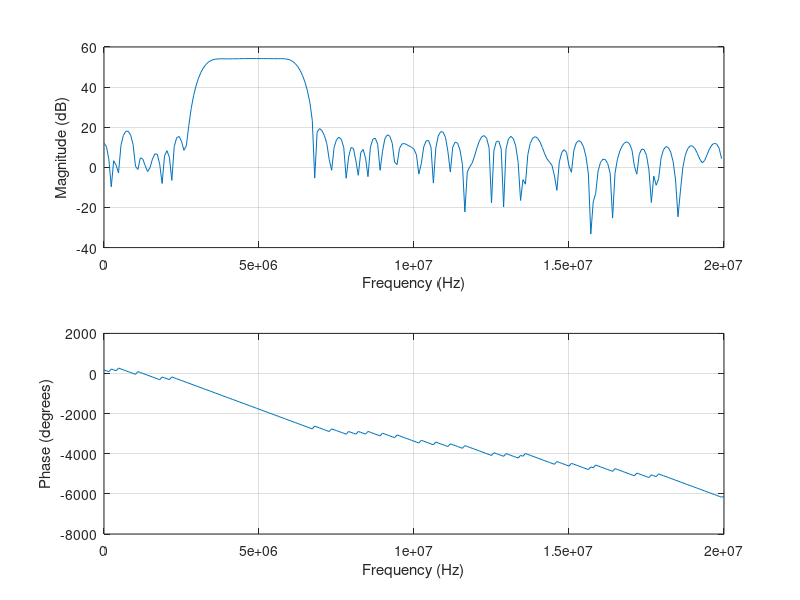

This figure's MATLAB source:
% sampling rate
fs =  32.736e6                            % external sampling rate.
fi =  3.9e6				% external if.

% Filter-1 cutoffs
a1 = fi - 1.3e6;
a2 = fi + 1.3e6

% low-pass filter.
b = fir1(127,[a1*2/fs, a2*2/fs]);       % 128 band pass filter.
B = 8;                                  % Number of bits
L = floor(log2((2^(B-1)-1)/max(b)));    % Round towards zero to avoid overflow
bsc = b*2^L;                            % scale 
lpf = round(bsc);                       % round: 

d = 1

freqz(lpf,d,128,40000000)

fp=fopen('filters.h','a')
fprintf(fp, '\nint8_t FILTER_1_COEFFS[128] = {')
fprintf(fp, '%d, ', lpf(1:127))
fprintf(fp, '%d}; ', lpf(128))
fclose(fp)
